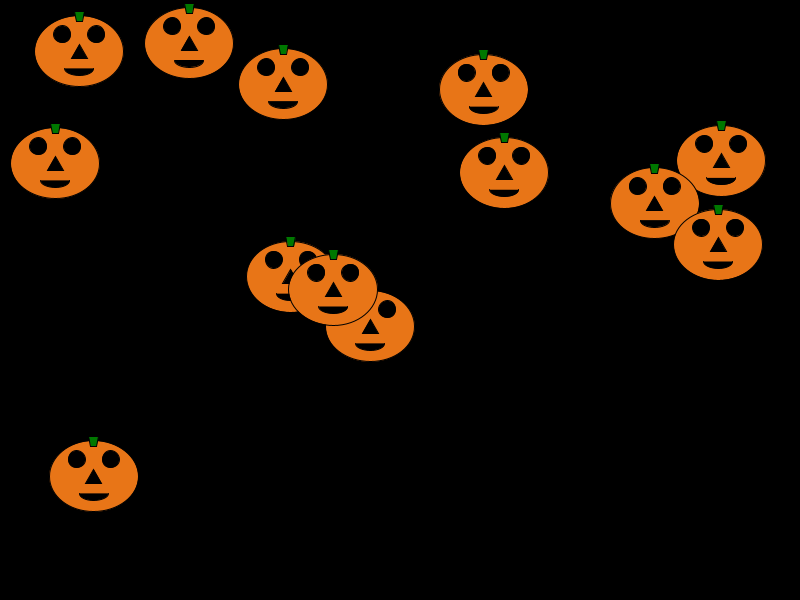
Frame 1 (no input)
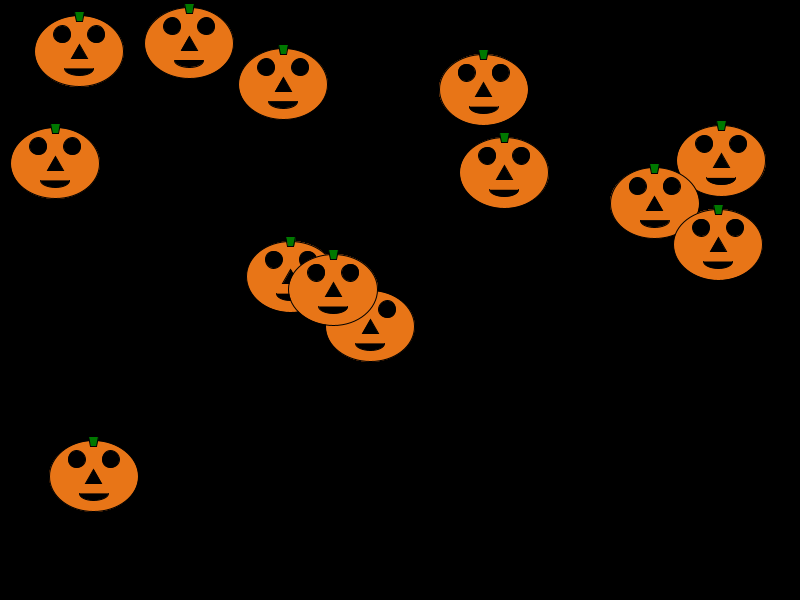
Frame 60 (the mouse pressed at the canvas centre just before this capture)
Frame 120 (the mouse held since frame 60 and released just before this capture): identical to frame 60, image omitted

The Processing sketch that drew these frames (run headless with seeded random() and noise(); from frame 60 on, the mouse is pressed at the canvas centre):

// Processing sketch: Jack_O_Lanterns
// ── Jack_O_Lanterns.pde
final int pumpkinWidth = 89;
final int pumpkinHeight = 71;
Pumpkin pumpkins[] = new Pumpkin[13];

class Pumpkin
{
  float x;
  float y;
  boolean jackOLantern;

  Pumpkin(float newX, float newY, boolean isJackOLantern)
  {
    x = newX;
    y = newY;
    jackOLantern = isJackOLantern;
  }
}

void setup()
{
  size(800, 600);
  background(0);
  smooth();

int pumpkinNum = 0;
  while (pumpkinNum < pumpkins.length) 
  {
    pumpkins[pumpkinNum] = new Pumpkin(random(0 + pumpkinWidth/2, width- pumpkinWidth/2), random(0 + pumpkinHeight/2, height - pumpkinHeight/2), true);
    pumpkinNum++;
  }
}

void draw()
{

  int pumpkinNum = 0; 
  while (pumpkinNum < pumpkins.length) 
  {
    drawPumpkin(pumpkins[pumpkinNum]);
    pumpkinNum++;
  }
  
}

void drawPumpkin(Pumpkin p)
{
  fill(232, 117, 23);
  ellipse(p.x, p.y, pumpkinWidth, pumpkinHeight);

  fill(0, 120, 0);
  quad(p.x - 3, p.y - pumpkinHeight/2 + 5, 
       p.x - 5, p.y - pumpkinHeight/2 - 5, 
       p.x + 5, p.y - pumpkinHeight/2 - 5, 
       p.x + 3, p.y - pumpkinHeight/2 + 5);

  if (p.jackOLantern == true) 
  {
    fill(0);
    ellipse(p.x - pumpkinWidth/5, p.y - pumpkinHeight/4, pumpkinHeight/4, pumpkinHeight/4);
    ellipse(p.x + pumpkinWidth/5, p.y - pumpkinHeight/4, pumpkinHeight/4, pumpkinHeight/4);
    triangle(p.x , p.y - pumpkinHeight/10, p.x + pumpkinWidth/10, p.y + pumpkinHeight/10, p.x - pumpkinWidth/10, p.y + pumpkinHeight/10);
    arc(p.x, p.y + pumpkinHeight/4 , pumpkinWidth/3, pumpkinHeight/5, 0, PI);
  }
}
